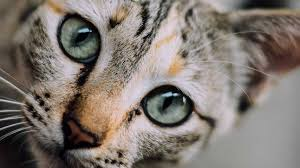
#> input picture datasets_n_images/images/cat.png, 300 x 168 px
$ jupyter execute '21 Feature Engineering on Image Data.ipynb'
#> lines starting #> are read from the running program, lines starting #| are printed output that depends on the picture; after the words box and inside, x2 and y2 are one past the last pixel; in counts of white or black regions, pixels touching at a corner belong together; long printed decimals are rounded
# Feature Engineering on Image Data

[cell 1]
##--Import necessary dependencies and settings

import skimage
import numpy as np
import pandas as pd
import matplotlib.pyplot as plt
from skimage import io

# The scikit-image (skimage) library is an excellent framework
# consisting of several useful interfaces
# and algorithms for image processing and feature extraction.

# Image Metadata Features

There are tons of useful features obtainable from the image metadata itself without even processing the image. Most of this information can be found from the EXIF data, which is usually recorded for each image by the device when the picture is being taken. Following are some of the popular features that are obtainable from the image EXIF data.
• Image create date and time
• Image dimensions
• Image compression format
• Device make and model
• Image resolution and aspect ratio
• Image artist
• Flash, aperture, focal length, and exposure

# Raw Image and channel pixel values
An image can be represented by the value of each of its pixels as a two dimensional array. We can leverage numpy arrays for this. However, color images usually have three components also known as channels. The R, G, and B channels stand for the red, green, and blue channels, respectively. This can be represented as a three dimensional array (m, n, c) where m indicates the number of rows in the image, n indicates the number of columns. These are determined by the image dimensions. The c indicates which channel it represents (R, G or B). Let’s load some sample color images now and try to understand their representation.

[cell 2]
cat = io.imread('datasets_n_images/images/cat.png')
#> cat is the input picture: shape (168, 300, 3); mean R, G, B 127.5, 118.8, 111.9
dog = io.imread('datasets_n_images/images/dog.png')
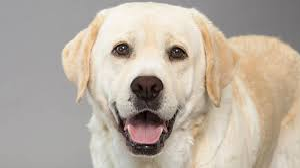
#> input picture datasets_n_images/images/dog.png, 300 x 168 px
#> dog is the input picture: shape (168, 300, 3); mean R, G, B 184.5, 173.5, 160.8
df = pd.DataFrame(['Cat', 'Dog'], columns=['Image'])

print(cat.shape, dog.shape)
#| (168, 300, 3) (168, 300, 3)

[cell 3]
df

[cell 4]
# plot the images
fig = plt.figure(figsize = (12,8)) # widht and height in inches
ax1 = fig.add_subplot(1,2, 1)#1 row 2 col 1st cell
ax1.imshow(cat)
ax2 = fig.add_subplot(1,2, 2)#1 row 2nd col 2nd cell
ax2.imshow(dog)
plt.show()

[cell 5]
# We can clearly see that we have two images of a cat and a dog
# having dimensions 168 x 300 pixels where each row and column
# denotes a specific pixel of the image. The third dimension indicates
# these are color images having three color channels.
# Let’s now try to use numpy indexing to slice out and extract
# the three color channels separately for the dog image.

dog_r = dog.copy() # Red Channel
dog_r[:,:,1] = dog_r[:,:,2] = 0 # set G,B pixels = 0
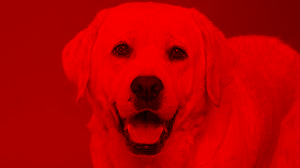
#> dog_r: shape (168, 300, 3); mean R, G, B 184.5, 0, 0

dog_g = dog.copy() # Green Channel
dog_g[:,:,0] = dog_r[:,:,2] = 0 # set R,B pixels = 0

dog_b = dog.copy() # Blue Channel
dog_b[:,:,0] = dog_b[:,:,1] = 0 # set R,G pixels = 0

plot_image = np.concatenate((dog_r, dog_g, dog_b), axis=1)
fig = plt.figure(figsize = (12,4))
ax1 = fig.add_subplot(1,2, 1)
ax1.imshow(plot_image)
plt.show()

# please note that subplot(1,2,2) is empty

[cell 6]
dog1_r = cat.copy() # blue Channel
dog1_r[:,:,0] = dog1_r[:,:,1] = 0 # set G,B pixels = 0
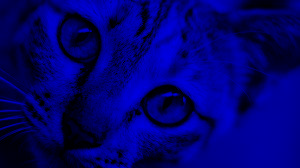
#> dog1_r: shape (168, 300, 3); mean R, G, B 0, 0, 111.9

dog_g = cat.copy() # Green Channel
dog_g[:,:,0] = dog_r[:,:,2] = 0 # set R,B pixels = 0
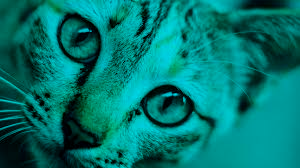
#> dog_g: shape (168, 300, 3); mean R, G, B 0, 118.8, 111.9

dog_b = cat.copy() # red Channel
dog_b[:,:,1] = dog_b[:,:,2] = 0 # set R,G pixels = 0
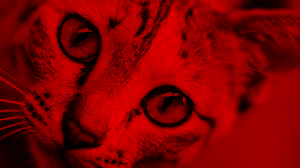
#> dog_b: shape (168, 300, 3); mean R, G, B 127.5, 0, 0

plot_image = np.concatenate((dog1_r, dog_g, dog_b), axis=-0)
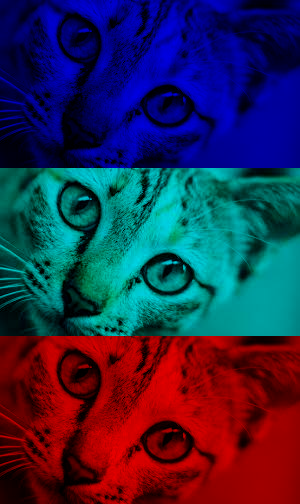
#> plot_image: shape (504, 300, 3); mean R, G, B 42.5, 39.6, 74.6
fig = plt.figure(figsize = (12,4))
ax1 = fig.add_subplot(1,2, 1)
ax1.imshow(plot_image)
plt.show()

# Grayscale Image Pixels
If you are dealing with color images, it might get difficult working with multiple channels and three-dimensional arrays. Hence converting images to grayscale is a nice way of keeping the necessary pixel intensity values but getting an easy to process two-dimensional image.

Grayscale images usually capture the luminance or intensity of each pixel such that each pixel value can be computed using the equation:

Y = 0.2125 x R + 0.7154 x G + 0.0721 x B

Where R, G & B are the pixel values of the three channels and Y captures the final pixel intensity information and is usually ranges from 0(complete intensity absence - black) to 1(complete intensity presence - white).

[cell 7]
# Grayscale image pixel values

from skimage.color import rgb2gray

cgs = rgb2gray(cat)
dgs = rgb2gray(dog)
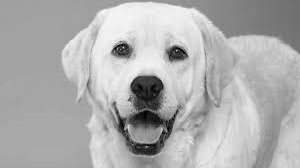
#> dgs: shape (168, 300) float64; min 0.0075, max 0.98, mean 0.686

print('Image shape:', cgs.shape)
#| Image shape: (168, 300)

# 2D pixel map
print('2D image pixel map')
print(np.round(cgs, 2), '\n')
#> (printed output is left out)

# flattened pixel feature vector
print('Flattened pixel map:', (np.round(cgs.flatten(), 2)))
#> (printed output is left out)

# Binning Image Intensity Distribution

We already obtained the raw image intensity values for the grayscale images in the previous section. One approach would be to use these raw pixel values themselves as features. Another approach would be to binning the image intensity distribution based on intensity values using a histogram and using the bins as features.

[cell 8]
fig = plt.figure(figsize = (8,4))
ax1 = fig.add_subplot(2,2, 1)
ax1.imshow(cgs, cmap="gray")

ax2 = fig.add_subplot(2,2, 2)
ax2.imshow(dgs, cmap='gray') # cmap means colour map
                             # and cmap = gray means grayscale

ax3 = fig.add_subplot(2,2, 3)
c_freq, c_bins, c_patches = ax3.hist(cgs.flatten(), bins=30)
#> c_freq = 30 values, max 4507 at index 20, min 18 at index 29, mean 1680; c_bins = 31 values from 0 to 0.877; c_patches = 30 items
# c_freq holds the frequency value of the grayscale in that bin
# c_bin holds 31 bin boundary values, i.e 30 bin ranges
# c_patches holds height of each patch

ax4 = fig.add_subplot(2,2, 4)
d_freq, d_bins, d_patches = ax4.hist(dgs.flatten(), bins=30)
#> d_freq = 30 values, max 11120 at index 19, min 62 at index 0, mean 1680; d_bins = 31 values from 0.0075 to 0.98; d_patches = 30 items
plt.show()
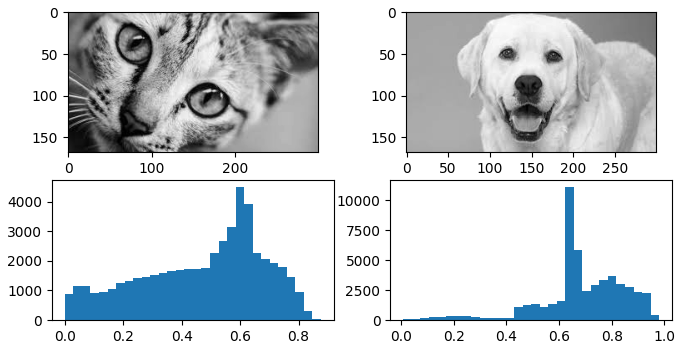
#> figure drawn by matplotlib, 4 panels; panel 3: tallest bar 4507 high, from x = 0.585 to 0.614; panel 4: tallest bar 11120 high, from x = 0.624 to 0.656


# [7 lines of commented-out code are left out]

[cell 9]
print("printing the frequencies", d_freq)
#| printing the frequencies [   62.    87.   204.   256.   275.   302.   329.   336.   215.   200.
#|    169.   163.   159.  1070.  1221.  1303.  1069.  1301.  1547. 11120.
#|   5817.  2426.  2891.  3370.  3641.  3030.  2772.  2365.  2292.   408.]
print("\nprinting the bins", d_bins)
#| printing the bins [0.0075     0.03993 0.07236  0.1048 0.1372 0.1696
#|  0.2021 0.2345 0.2669 0.2993 0.3318 0.3642
#|  0.3966 0.4291 0.4615 0.4939 0.5263 0.5588
#|  0.5912 0.6236 0.6561 0.6885 0.7209 0.7533
#|  0.7858 0.8182 0.8506 0.883 0.9155 0.9479
#|  0.9803]
print("\nprinting the patches")
for x in range(len(d_patches)):
    print(d_patches[x])
#> this loop made 30 passes
#| Rectangle(xy=(0.0075, 0), width=0.03243, height=62, angle=0)
#| Rectangle(xy=(0.03993, 0), width=0.03243, height=87, angle=0)
#| Rectangle(xy=(0.07236, 0), width=0.03243, height=204, angle=0)
#| Rectangle(xy=(0.1048, 0), width=0.03243, height=256, angle=0)
#| Rectangle(xy=(0.1372, 0), width=0.03243, height=275, angle=0)
#| Rectangle(xy=(0.1696, 0), width=0.03243, height=302, angle=0)
#| Rectangle(xy=(0.2021, 0), width=0.03243, height=329, angle=0)
#| Rectangle(xy=(0.2345, 0), width=0.03243, height=336, angle=0)
#> (further printed lines are left out)

Image intensity ranges from 0 to 1 and is evident by the x-axes. The y-axes depict the frequency of the respective bins. We can clearly see that the dog image has more concentration of the bin frequencies around 0.6 - 0.8 indicating higher intensity and the reason for that being that the Labrador dog is white in color and white has a high intensity value.

# Edge Detection

One of the more interesting and sophisticated techniques involve detecting edges in an image. Edge detection algorithms can be used to detect sharp intensity and brightness changes in an image and find areas of interest.

The canny edge detector algorithm developed by John Canny is one of the most widely used edge detector algorithms today. This algorithm typically involves using a Gaussian distribution with a specific standard deviation σ (sigma) to smoothen and denoise the image. Then we apply a Sobel filter to extract image intensity gradients. Norm value of this gradient is used to determine the edge strength.

[cell 10]
from skimage.feature import canny

cat_edges = canny(cgs, sigma=2)  # sigma=3 (int) or 0.33(float) mean same
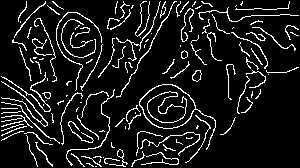
#> cat_edges: shape (168, 300) bool; 10% white in thin lines or dots
dog_edges = canny(dgs, sigma=2)
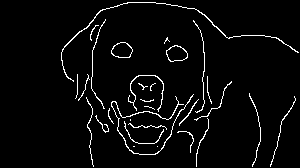
#> dog_edges: shape (168, 300) bool; 3.8% white in thin lines or dots, all inside (x1, y1, x2, y2) = (61, 2, 299, 167)
# Note : lower the sigma tighter the threshold
# the whereas a larger value of sigma  gives a wider threshold
# try sigma value 0.5 to 7


fig = plt.figure(figsize = (8,4))
ax1 = fig.add_subplot(1,2, 1)
ax1.imshow(cat_edges, cmap='binary')  # cmap means colour map
                                      # and cmap = binary means black n white
ax2 = fig.add_subplot(1,2, 2)
ax2.imshow(dog_edges, cmap='binary')
plt.show()
